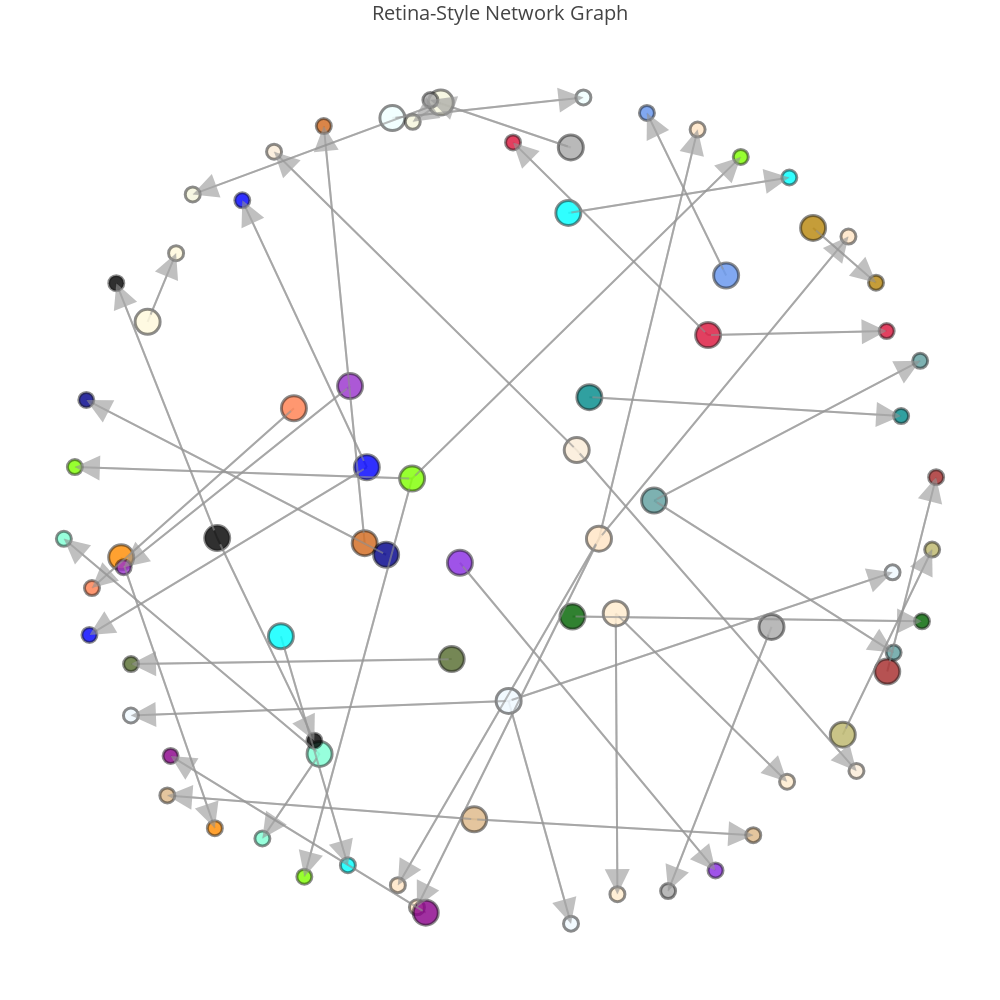

Source (notebook cell):
### Code cell
import pandas as pd
import networkx as nx
import plotly.graph_objs as go
import matplotlib.colors as mcolors
import itertools

# Assuming df is already defined and contains the data

G = nx.DiGraph()

# Build the graph
for index, row in df.iterrows():
    G.add_node(row['Main Topic'], type='Main Topic')
    G.add_node(row['Subtopic'], type='Subtopic')
    G.add_edge(row['Main Topic'], row['Subtopic'])

# Generate positions for nodes with adjusted parameters
pos = nx.spring_layout(G, iterations=100, k=1)

colors = itertools.cycle(mcolors.CSS4_COLORS)

node_colors = {}

# Assign a unique color to each connected component
for component in nx.weakly_connected_components(G):
    color = next(colors)
    for node in component:
        node_colors[node] = color

# Create edge traces for Plotly
edge_trace = []
for edge in G.edges():
    x0, y0 = pos[edge[0]]
    x1, y1 = pos[edge[1]]
    edge_trace.append(go.Scatter(
        x=[x0, x1, None],
        y=[y0, y1, None],
        line=dict(width=2, color='rgba(150, 150, 150, 0.6)'),
        hoverinfo='none',
        mode='lines'))

# Create node traces for Plotly
node_trace = go.Scatter(
    x=[],
    y=[],
    text=[],
    mode='markers',
    hoverinfo='text',
    marker=dict(
        showscale=False,
        size=[], 
        color=[],
        opacity=0.9,
        line=dict(width=3, color='rgba(0, 0, 0, 0.5)'),
        symbol='circle',
    ))

# Add the nodes and their positions to the node_trace
for node in G.nodes():
    x, y = pos[node]
    node_trace['x'] += (x,)
    node_trace['y'] += (y,)
    
    # For main topics, set the hover text with subtopics as before
    if G.nodes[node]['type'] == 'Main Topic':
        subtopics = [f"{i+1}. {n}" for i, n in enumerate(G.neighbors(node))]
        hover_text = f"{node}<br>Subtopics:<br>" + "<br>".join(subtopics)
        node_trace['text'] += (hover_text,)
    else:
        node_trace['text'] += ('',)  # Empty hover text for subtopics
    
    node_size = 25 if G.nodes[node]['type'] == 'Main Topic' else 15
    node_trace['marker']['size'] += (node_size,)
    
    node_color = mcolors.to_rgba(node_colors[node], alpha=0.9)  # Semi-transparent color
    node_trace['marker']['color'] += (f"rgba({node_color[0]*255}, {node_color[1]*255}, {node_color[2]*255}, 0.9)",)

annotations = []
for edge in G.edges():
    x0, y0 = pos[edge[0]]
    x1, y1 = pos[edge[1]]
    annotations.append(dict(
        ax=x0, ay=y0, axref='x', ayref='y',
        x=x1, y=y1, xref='x', yref='y',
        showarrow=True,
        arrowhead=2,
        arrowsize=2.5,
        arrowwidth=2,
        arrowcolor='rgba(150, 150, 150, 0.6)'
    ))

# Create and show the figure
fig = go.Figure(data=edge_trace + [node_trace],
                layout=go.Layout(
                    title='Retina-Style Network Graph',
                    titlefont_size=20,
                    showlegend=False,
                    hovermode='closest',
                    margin=dict(b=20, l=5, r=5, t=40),
                    annotations=annotations,
                    xaxis=dict(showgrid=False, zeroline=False, visible=False), 
                    yaxis=dict(showgrid=False, zeroline=False, visible=False),
                    paper_bgcolor='rgba(0,0,0,0)',
                    plot_bgcolor='rgba(0,0,0,0)',
                    width=1000,
                    height=1000
                ))

fig.show()

### Figure 1 — Plotly figure (JSON) as saved in the notebook; plotly's stock layout.template omitted (floating-point values rounded to 4 significant figures)
{"data": [{"hoverinfo": "none", "line": {"color": "rgba(150, 150, 150, 0.6)", "width": 2}, "mode": "lines", "type": "scatter", "x": [0.03598, -0.8158, null], "y": [-0.4559, -0.4903, null]}, {"hoverinfo": "none", "line": {"color": "rgba(150, 150, 150, 0.6)", "width": 2}, "mode": "lines", "type": "scatter", "x": [0.03598, 0.1766, null], "y": [-0.4559, -0.9824, null]}, {"hoverinfo": "none", "line": {"color": "rgba(150, 150, 150, 0.6)", "width": 2}, "mode": "lines", "type": "scatter", "x": [0.03598, 0.9018, null], "y": [-0.4559, -0.1518, null]}, {"hoverinfo": "none", "line": {"color": "rgba(150, 150, 150, 0.6)", "width": 2}, "mode": "lines", "type": "scatter", "x": [0.1895, -0.493, null], "y": [0.1373, 0.8429, null]}, {"hoverinfo": "none", "line": {"color": "rgba(150, 150, 150, 0.6)", "width": 2}, "mode": "lines", "type": "scatter", "x": [0.1895, 0.8203, null], "y": [0.1373, -0.6214, null]}, {"hoverinfo": "none", "line": {"color": "rgba(150, 150, 150, 0.6)", "width": 2}, "mode": "lines", "type": "scatter", "x": [-0.4776, -0.3265, null], "y": [-0.3029, -0.8443, null]}, {"hoverinfo": "none", "line": {"color": "rgba(150, 150, 150, 0.6)", "width": 2}, "mode": "lines", "type": "scatter", "x": [-0.3903, -0.967, null], "y": [-0.5811, -0.07253, null]}, {"hoverinfo": "none", "line": {"color": "rgba(150, 150, 150, 0.6)", "width": 2}, "mode": "lines", "type": "scatter", "x": [-0.3903, -0.5193, null], "y": [-0.5811, -0.7811, null]}, {"hoverinfo": "none", "line": {"color": "rgba(150, 150, 150, 0.6)", "width": 2}, "mode": "lines", "type": "scatter", "x": [-0.2262, 0.2046, null], "y": [0.9225, 0.9713, null]}, {"hoverinfo": "none", "line": {"color": "rgba(150, 150, 150, 0.6)", "width": 2}, "mode": "lines", "type": "scatter", "x": [-0.117, -0.1802, null], "y": [0.9589, 0.9136, null]}, {"hoverinfo": "none", "line": {"color": "rgba(150, 150, 150, 0.6)", "width": 2}, "mode": "lines", "type": "scatter", "x": [-0.117, -0.6764, null], "y": [0.9589, 0.7419, null]}, {"hoverinfo": "none", "line": {"color": "rgba(150, 150, 150, 0.6)", "width": 2}, "mode": "lines", "type": "scatter", "x": [0.2397, 0.8023, null], "y": [-0.0722, 0.6422, null]}, {"hoverinfo": "none", "line": {"color": "rgba(150, 150, 150, 0.6)", "width": 2}, "mode": "lines", "type": "scatter", "x": [0.2397, -0.2138, null], "y": [-0.0722, -0.8914, null]}, {"hoverinfo": "none", "line": {"color": "rgba(150, 150, 150, 0.6)", "width": 2}, "mode": "lines", "type": "scatter", "x": [0.2397, -0.1708, null], "y": [-0.0722, -0.9438, null]}, {"hoverinfo": "none", "line": {"color": "rgba(150, 150, 150, 0.6)", "width": 2}, "mode": "lines", "type": "scatter", "x": [0.2397, 0.4621, null], "y": [-0.0722, 0.8952, null]}, {"hoverinfo": "none", "line": {"color": "rgba(150, 150, 150, 0.6)", "width": 2}, "mode": "lines", "type": "scatter", "x": [-0.6212, -0.8488, null], "y": [-0.07062, 0.532, null]}, {"hoverinfo": "none", "line": {"color": "rgba(150, 150, 150, 0.6)", "width": 2}, "mode": "lines", "type": "scatter", "x": [-0.6212, -0.4022, null], "y": [-0.07062, -0.5498, null]}, {"hoverinfo": "none", "line": {"color": "rgba(150, 150, 150, 0.6)", "width": 2}, "mode": "lines", "type": "scatter", "x": [0.2775, 0.2813, null], "y": [-0.249, -0.9127, null]}, {"hoverinfo": "none", "line": {"color": "rgba(150, 150, 150, 0.6)", "width": 2}, "mode": "lines", "type": "scatter", "x": [0.2775, 0.6639, null], "y": [-0.249, -0.6467, null]}, {"hoverinfo": "none", "line": {"color": "rgba(150, 150, 150, 0.6)", "width": 2}, "mode": "lines", "type": "scatter", "x": [-0.2838, -0.5647, null], "y": [0.0967, 0.7278, null]}, {"hoverinfo": "none", "line": {"color": "rgba(150, 150, 150, 0.6)", "width": 2}, "mode": "lines", "type": "scatter", "x": [-0.2838, -0.9094, null], "y": [0.0967, -0.2998, null]}, {"hoverinfo": "none", "line": {"color": "rgba(150, 150, 150, 0.6)", "width": 2}, "mode": "lines", "type": "scatter", "x": [-0.07393, 0.5025, null], "y": [-0.1291, -0.8567, null]}, {"hoverinfo": "none", "line": {"color": "rgba(150, 150, 150, 0.6)", "width": 2}, "mode": "lines", "type": "scatter", "x": [0.8898, 1, null], "y": [-0.3864, 0.07326, null]}, {"hoverinfo": "none", "line": {"color": "rgba(150, 150, 150, 0.6)", "width": 2}, "mode": "lines", "type": "scatter", "x": [-0.04169, -0.7337, null], "y": [-0.7357, -0.6793, null]}, {"hoverinfo": "none", "line": {"color": "rgba(150, 150, 150, 0.6)", "width": 2}, "mode": "lines", "type": "scatter", "x": [-0.04169, 0.5876, null], "y": [-0.7357, -0.7731, null]}, {"hoverinfo": "none", "line": {"color": "rgba(150, 150, 150, 0.6)", "width": 2}, "mode": "lines", "type": "scatter", "x": [0.3639, 0.9041, null], "y": [0.01802, -0.3416, null]}, {"hoverinfo": "none", "line": {"color": "rgba(150, 150, 150, 0.6)", "width": 2}, "mode": "lines", "type": "scatter", "x": [0.3639, 0.964, null], "y": [0.01802, 0.3485, null]}, {"hoverinfo": "none", "line": {"color": "rgba(150, 150, 150, 0.6)", "width": 2}, "mode": "lines", "type": "scatter", "x": [-0.1817, -0.9422, null], "y": [0.07003, 0.09721, null]}, {"hoverinfo": "none", "line": {"color": "rgba(150, 150, 150, 0.6)", "width": 2}, "mode": "lines", "type": "scatter", "x": [-0.1817, 0.5595, null], "y": [0.07003, 0.8306, null]}, {"hoverinfo": "none", "line": {"color": "rgba(150, 150, 150, 0.6)", "width": 2}, "mode": "lines", "type": "scatter", "x": [-0.1817, -0.4247, null], "y": [0.07003, -0.8713, null]}, {"hoverinfo": "none", "line": {"color": "rgba(150, 150, 150, 0.6)", "width": 2}, "mode": "lines", "type": "scatter", "x": [-0.2886, -0.3809, null], "y": [-0.08269, 0.9035, null]}, {"hoverinfo": "none", "line": {"color": "rgba(150, 150, 150, 0.6)", "width": 2}, "mode": "lines", "type": "scatter", "x": [-0.4482, -0.9037, null], "y": [0.2363, -0.189, null]}, {"hoverinfo": "none", "line": {"color": "rgba(150, 150, 150, 0.6)", "width": 2}, "mode": "lines", "type": "scatter", "x": [0.5264, 0.3479, null], "y": [0.5501, 0.9345, null]}, {"hoverinfo": "none", "line": {"color": "rgba(150, 150, 150, 0.6)", "width": 2}, "mode": "lines", "type": "scatter", "x": [-0.7782, -0.7139, null], "y": [0.4407, 0.6029, null]}, {"hoverinfo": "none", "line": {"color": "rgba(150, 150, 150, 0.6)", "width": 2}, "mode": "lines", "type": "scatter", "x": [0.4858, 0.8885, null], "y": [0.4092, 0.4187, null]}, {"hoverinfo": "none", "line": {"color": "rgba(150, 150, 150, 0.6)", "width": 2}, "mode": "lines", "type": "scatter", "x": [0.4858, 0.04592, null], "y": [0.4092, 0.8649, null]}, {"hoverinfo": "none", "line": {"color": "rgba(150, 150, 150, 0.6)", "width": 2}, "mode": "lines", "type": "scatter", "x": [0.1706, 0.669, null], "y": [0.698, 0.7819, null]}, {"hoverinfo": "none", "line": {"color": "rgba(150, 150, 150, 0.6)", "width": 2}, "mode": "lines", "type": "scatter", "x": [-0.2403, -0.9164, null], "y": [-0.1102, 0.2558, null]}, {"hoverinfo": "none", "line": {"color": "rgba(150, 150, 150, 0.6)", "width": 2}, "mode": "lines", "type": "scatter", "x": [0.218, 0.9211, null], "y": [0.2625, 0.2178, null]}, {"hoverinfo": "none", "line": {"color": "rgba(150, 150, 150, 0.6)", "width": 2}, "mode": "lines", "type": "scatter", "x": [0.7226, 0.8644, null], "y": [0.6626, 0.5331, null]}, {"hoverinfo": "none", "line": {"color": "rgba(150, 150, 150, 0.6)", "width": 2}, "mode": "lines", "type": "scatter", "x": [0.1762, -0.1405, null], "y": [0.8529, 0.9652, null]}, {"hoverinfo": "none", "line": {"color": "rgba(150, 150, 150, 0.6)", "width": 2}, "mode": "lines", "type": "scatter", "x": [0.1799, 0.9681, null], "y": [-0.2563, -0.2675, null]}, {"hoverinfo": "none", "line": {"color": "rgba(150, 150, 150, 0.6)", "width": 2}, "mode": "lines", "type": "scatter", "x": [0.6288, 0.3956, null], "y": [-0.2809, -0.9055, null]}, {"hoverinfo": "none", "line": {"color": "rgba(150, 150, 150, 0.6)", "width": 2}, "mode": "lines", "type": "scatter", "x": [0.7895, 0.991, null], "y": [-0.5356, -0.09783, null]}, {"hoverinfo": "none", "line": {"color": "rgba(150, 150, 150, 0.6)", "width": 2}, "mode": "lines", "type": "scatter", "x": [-0.1509, -0.7264, null], "y": [-0.9565, -0.5858, null]}, {"hoverinfo": "none", "line": {"color": "rgba(150, 150, 150, 0.6)", "width": 2}, "mode": "lines", "type": "scatter", "x": [-0.09241, -0.8156, null], "y": [-0.3569, -0.3686, null]}, {"hoverinfo": "none", "line": {"color": "rgba(150, 150, 150, 0.6)", "width": 2}, "mode": "lines", "type": "scatter", "x": [-0.8378, -0.6266, null], "y": [-0.1163, -0.7566, null]}, {"hoverinfo": "none", "line": {"color": "rgba(150, 150, 150, 0.6)", "width": 2}, "mode": "lines", "type": "scatter", "x": [-0.3216, -0.8322, null], "y": [0.2886, -0.1397, null]}, {"hoverinfo": "text", "marker": {"color": ["rgba(240.0, 248.0, 255.0, 0.9)", "rgba(240.0, 248.0, 255.0, 0.9)", "rgba(240.0, 248.0, 255.0, 0.9)", "rgba(240.0, 248.0, 255.0, 0.9)", "rgba(250.0, 235.0, 215.0, 0.9)", "rgba(250.0, 235.0, 215.0, 0.9)", "rgba(250.0, 235.0, 215.0, 0.9)", "rgba(0.0, 255.0, 255.0, 0.9)", "rgba(0.0, 255.0, 255.0, 0.9)", "rgba(127.0, 255.0, 212.0, 0.9)", "rgba(127.0, 255.0, 212.0, 0.9)", "rgba(127.0, 255.0, 212.0, 0.9)", "rgba(240.0, 255.0, 255.0, 0.9)", "rgba(240.0, 255.0, 255.0, 0.9)", "rgba(245.0, 245.0, 220.0, 0.9)", "rgba(245.0, 245.0, 220.0, 0.9)", "rgba(245.0, 245.0, 220.0, 0.9)", "rgba(255.0, 228.0, 196.0, 0.9)", "rgba(255.0, 228.0, 196.0, 0.9)", "rgba(255.0, 228.0, 196.0, 0.9)", "rgba(0.0, 0.0, 0.0, 0.9)", "rgba(0.0, 0.0, 0.0, 0.9)", "rgba(0.0, 0.0, 0.0, 0.9)", "rgba(255.0, 235.0, 205.0, 0.9)", "rgba(255.0, 235.0, 205.0, 0.9)", "rgba(255.0, 235.0, 205.0, 0.9)", "rgba(0.0, 0.0, 255.0, 0.9)", "rgba(0.0, 0.0, 255.0, 0.9)", "rgba(0.0, 0.0, 255.0, 0.9)", "rgba(138.0, 43.0, 226.0, 0.9)", "rgba(138.0, 43.0, 226.0, 0.9)", "rgba(165.0, 42.0, 42.0, 0.9)", "rgba(165.0, 42.0, 42.0, 0.9)", "rgba(222.0, 184.0, 135.0, 0.9)", "rgba(222.0, 184.0, 135.0, 0.9)", "rgba(222.0, 184.0, 135.0, 0.9)", "rgba(95.0, 158.0, 160.0, 0.9)", "rgba(95.0, 158.0, 160.0, 0.9)", "rgba(95.0, 158.0, 160.0, 0.9)", "rgba(127.0, 255.0, 0.0, 0.9)", "rgba(127.0, 255.0, 0.0, 0.9)", "rgba(255.0, 228.0, 196.0, 0.9)", "rgba(127.0, 255.0, 0.0, 0.9)", "rgba(210.0, 105.0, 30.0, 0.9)", "rgba(210.0, 105.0, 30.0, 0.9)", "rgba(255.0, 127.0, 80.0, 0.9)", "rgba(255.0, 127.0, 80.0, 0.9)", "rgba(100.0, 149.0, 237.0, 0.9)", "rgba(100.0, 149.0, 237.0, 0.9)", "rgba(255.0, 248.0, 220.0, 0.9)", "rgba(255.0, 248.0, 220.0, 0.9)", "rgba(220.0, 20.0, 60.0, 0.9)", "rgba(220.0, 20.0, 60.0, 0.9)", "rgba(220.0, 20.0, 60.0, 0.9)", "rgba(0.0, 255.0, 255.0, 0.9)", "rgba(0.0, 255.0, 255.0, 0.9)", "rgba(0.0, 0.0, 139.0, 0.9)", "rgba(0.0, 0.0, 139.0, 0.9)", "rgba(255.0, 228.0, 196.0, 0.9)", "rgba(0.0, 139.0, 139.0, 0.9)", "rgba(0.0, 139.0, 139.0, 0.9)", "rgba(184.0, 134.0, 11.0, 0.9)", "rgba(184.0, 134.0, 11.0, 0.9)", "rgba(169.0, 169.0, 169.0, 0.9)", "rgba(169.0, 169.0, 169.0, 0.9)", "rgba(0.0, 100.0, 0.0, 0.9)", "rgba(0.0, 100.0, 0.0, 0.9)", "rgba(169.0, 169.0, 169.0, 0.9)", "rgba(169.0, 169.0, 169.0, 0.9)", "rgba(189.0, 183.0, 107.0, 0.9)", "rgba(189.0, 183.0, 107.0, 0.9)", "rgba(139.0, 0.0, 139.0, 0.9)", "rgba(139.0, 0.0, 139.0, 0.9)", "rgba(85.0, 107.0, 47.0, 0.9)", "rgba(85.0, 107.0, 47.0, 0.9)", "rgba(127.0, 255.0, 0.0, 0.9)", "rgba(255.0, 140.0, 0.0, 0.9)", "rgba(255.0, 140.0, 0.0, 0.9)", "rgba(153.0, 50.0, 204.0, 0.9)", "rgba(153.0, 50.0, 204.0, 0.9)"], "line": {"color": "rgba(0, 0, 0, 0.5)", "width": 3}, "opacity": 0.9, "showscale": false, "size": [25, 15, 15, 15, 25, 15, 15, 25, 15, 25, 15, 15, 25, 15, 25, 15, 15, 25, 15, 15, 25, 15, 15, 25, 15, 15, 25, 15, 15, 25, 15, 25, 15, 25, 15, 15, 25, 15, 15, 25, 15, 15, 15, 25, 15, 25, 15, 25, 15, 25, 15, 25, 15, 15, 25, 15, 25, 15, 15, 25, 15, 25, 15, 25, 15, 25, 15, 25, 15, 25, 15, 25, 15, 25, 15, 15, 25, 15, 25, 15], "symbol": "circle"}, "mode": "markers", "text": ["Brain Metastasis<br>Subtopics:<br>1. Overall Survival<br>2. Local Control<br>3. Distant Brain Control", "", "", "", "Radiotherapy<br>Subtopics:<br>1. WBRT vs Stereotactic<br>2. Postoperative Targeted Radiotherapy", "", "", "Left-sided Breast Cancer<br>Subtopics:<br>1. DIBH Benefits", "", "DIBH<br>Subtopics:<br>1. Heart and Lung Dose Reduction<br>2. Cardiac Substructures", "", "", "Dosimetry<br>Subtopics:<br>1. MLC Adjustment", "", "PDIP-AAA<br>Subtopics:<br>1. Treatment Plan Accuracy<br>2. Gamma Passing Rates", "", "", "NSCLC<br>Subtopics:<br>1. Atezolizumab and Varlilumab<br>2. Palliative Radiation<br>3. Cardiac Metastasis<br>4. Proximity to Healthcare", "", "", "TASK-3 Channel<br>Subtopics:<br>1. Anesthetics<br>2. Ovarian Cancer", "", "", "HRQoL<br>Subtopics:<br>1. Rectal Cancer Treatment<br>2. Psychosocial Factors", "", "", "TyG Index<br>Subtopics:<br>1. Mortality in ICU<br>2. Insulin Resistance", "", "", "Radiomics<br>Subtopics:<br>1. HER2-low vs HER2-positive BC", "", "Machine Learning<br>Subtopics:<br>1. Breast Cancer Diagnosis", "", "FASN<br>Subtopics:<br>1. Tumor Development<br>2. Immunotherapy", "", "", "Lipoedema<br>Subtopics:<br>1. Tumescent Liposuction<br>2. Quality of Life", "", "", "Breast Cancer<br>Subtopics:<br>1. Heart Failure Risk<br>2. Heart Failure Inpatients<br>3. Screen-Detected vs Non-Screen-Detected", "", "", "", "Fibroblasts<br>Subtopics:<br>1. Esophageal Cancer", "", "Cellular Senescence<br>Subtopics:<br>1. Metformin", "", "Pancreatic Cancer<br>Subtopics:<br>1. SCP Characteristics", "", "SCP<br>Subtopics:<br>1. Molecular Alterations", "", "HCC<br>Subtopics:<br>1. CANX Regulation<br>2. DHA Inhibition", "", "", "Psychosocial Interventions<br>Subtopics:<br>1. Sexual Health in Pelvic Cancer", "", "Older Breast Cancer Patients<br>Subtopics:<br>1. Clinical Trials", "", "", "PCM4EU and PRIME-ROSE<br>Subtopics:<br>1. Precision Cancer Medicine", "", "Methylphenidate<br>Subtopics:<br>1. Cancer-Related Fatigue", "", "CGP<br>Subtopics:<br>1. Precision Cancer Medicine in Hungary", "", "Prostate Cancer<br>Subtopics:<br>1. Older Men Treatments", "", "Cancer Survivors<br>Subtopics:<br>1. Late Effects Management", "", "SMNs<br>Subtopics:<br>1. Risk Based on First Primary Cancer", "", "MOST Trials<br>Subtopics:<br>1. Personalized Medicine", "", "GIST<br>Subtopics:<br>1. Imatinib Discontinuation", "", "", "Parent Psychological Distress<br>Subtopics:<br>1. Parenting Concerns and Cancer", "", "CIPN<br>Subtopics:<br>1. NfL and GFAP Biomarkers", ""], "type": "scatter", "x": [0.03598, -0.8158, 0.1766, 0.9018, 0.1895, -0.493, 0.8203, -0.4776, -0.3265, -0.3903, -0.967, -0.5193, -0.2262, 0.2046, -0.117, -0.1802, -0.6764, 0.2397, 0.8023, -0.2138, -0.6212, -0.8488, -0.4022, 0.2775, 0.2813, 0.6639, -0.2838, -0.5647, -0.9094, -0.07393, 0.5025, 0.8898, 1, -0.04169, -0.7337, 0.5876, 0.3639, 0.9041, 0.964, -0.1817, -0.9422, -0.1708, 0.5595, -0.2886, -0.3809, -0.4482, -0.9037, 0.5264, 0.3479, -0.7782, -0.7139, 0.4858, 0.8885, 0.04592, 0.1706, 0.669, -0.2403, -0.9164, 0.4621, 0.218, 0.9211, 0.7226, 0.8644, 0.1762, -0.1405, 0.1799, 0.9681, 0.6288, 0.3956, 0.7895, 0.991, -0.1509, -0.7264, -0.09241, -0.8156, -0.4247, -0.8378, -0.6266, -0.3216, -0.8322], "y": [-0.4559, -0.4903, -0.9824, -0.1518, 0.1373, 0.8429, -0.6214, -0.3029, -0.8443, -0.5811, -0.07253, -0.7811, 0.9225, 0.9713, 0.9589, 0.9136, 0.7419, -0.0722, 0.6422, -0.8914, -0.07062, 0.532, -0.5498, -0.249, -0.9127, -0.6467, 0.0967, 0.7278, -0.2998, -0.1291, -0.8567, -0.3864, 0.07326, -0.7357, -0.6793, -0.7731, 0.01802, -0.3416, 0.3485, 0.07003, 0.09721, -0.9438, 0.8306, -0.08269, 0.9035, 0.2363, -0.189, 0.5501, 0.9345, 0.4407, 0.6029, 0.4092, 0.4187, 0.8649, 0.698, 0.7819, -0.1102, 0.2558, 0.8952, 0.2625, 0.2178, 0.6626, 0.5331, 0.8529, 0.9652, -0.2563, -0.2675, -0.2809, -0.9055, -0.5356, -0.09783, -0.9565, -0.5858, -0.3569, -0.3686, -0.8713, -0.1163, -0.7566, 0.2886, -0.1397]}], "layout": {"annotations": [{"arrowcolor": "rgba(150, 150, 150, 0.6)", "arrowhead": 2, "arrowsize": 2.5, "arrowwidth": 2, "ax": 0.03598, "axref": "x", "ay": -0.4559, "ayref": "y", "showarrow": true, "x": -0.8158, "xref": "x", "y": -0.4903, "yref": "y"}, {"arrowcolor": "rgba(150, 150, 150, 0.6)", "arrowhead": 2, "arrowsize": 2.5, "arrowwidth": 2, "ax": 0.03598, "axref": "x", "ay": -0.4559, "ayref": "y", "showarrow": true, "x": 0.1766, "xref": "x", "y": -0.9824, "yref": "y"}, {"arrowcolor": "rgba(150, 150, 150, 0.6)", "arrowhead": 2, "arrowsize": 2.5, "arrowwidth": 2, "ax": 0.03598, "axref": "x", "ay": -0.4559, "ayref": "y", "showarrow": true, "x": 0.9018, "xref": "x", "y": -0.1518, "yref": "y"}, {"arrowcolor": "rgba(150, 150, 150, 0.6)", "arrowhead": 2, "arrowsize": 2.5, "arrowwidth": 2, "ax": 0.1895, "axref": "x", "ay": 0.1373, "ayref": "y", "showarrow": true, "x": -0.493, "xref": "x", "y": 0.8429, "yref": "y"}, {"arrowcolor": "rgba(150, 150, 150, 0.6)", "arrowhead": 2, "arrowsize": 2.5, "arrowwidth": 2, "ax": 0.1895, "axref": "x", "ay": 0.1373, "ayref": "y", "showarrow": true, "x": 0.8203, "xref": "x", "y": -0.6214, "yref": "y"}, {"arrowcolor": "rgba(150, 150, 150, 0.6)", "arrowhead": 2, "arrowsize": 2.5, "arrowwidth": 2, "ax": -0.4776, "axref": "x", "ay": -0.3029, "ayref": "y", "showarrow": true, "x": -0.3265, "xref": "x", "y": -0.8443, "yref": "y"}, {"arrowcolor": "rgba(150, 150, 150, 0.6)", "arrowhead": 2, "arrowsize": 2.5, "arrowwidth": 2, "ax": -0.3903, "axref": "x", "ay": -0.5811, "ayref": "y", "showarrow": true, "x": -0.967, "xref": "x", "y": -0.07253, "yref": "y"}, {"arrowcolor": "rgba(150, 150, 150, 0.6)", "arrowhead": 2, "arrowsize": 2.5, "arrowwidth": 2, "ax": -0.3903, "axref": "x", "ay": -0.5811, "ayref": "y", "showarrow": true, "x": -0.5193, "xref": "x", "y": -0.7811, "yref": "y"}, {"arrowcolor": "rgba(150, 150, 150, 0.6)", "arrowhead": 2, "arrowsize": 2.5, "arrowwidth": 2, "ax": -0.2262, "axref": "x", "ay": 0.9225, "ayref": "y", "showarrow": true, "x": 0.2046, "xref": "x", "y": 0.9713, "yref": "y"}, {"arrowcolor": "rgba(150, 150, 150, 0.6)", "arrowhead": 2, "arrowsize": 2.5, "arrowwidth": 2, "ax": -0.117, "axref": "x", "ay": 0.9589, "ayref": "y", "showarrow": true, "x": -0.1802, "xref": "x", "y": 0.9136, "yref": "y"}, {"arrowcolor": "rgba(150, 150, 150, 0.6)", "arrowhead": 2, "arrowsize": 2.5, "arrowwidth": 2, "ax": -0.117, "axref": "x", "ay": 0.9589, "ayref": "y", "showarrow": true, "x": -0.6764, "xref": "x", "y": 0.7419, "yref": "y"}, {"arrowcolor": "rgba(150, 150, 150, 0.6)", "arrowhead": 2, "arrowsize": 2.5, "arrowwidth": 2, "ax": 0.2397, "axref": "x", "ay": -0.0722, "ayref": "y", "showarrow": true, "x": 0.8023, "xref": "x", "y": 0.6422, "yref": "y"}, {"arrowcolor": "rgba(150, 150, 150, 0.6)", "arrowhead": 2, "arrowsize": 2.5, "arrowwidth": 2, "ax": 0.2397, "axref": "x", "ay": -0.0722, "ayref": "y", "showarrow": true, "x": -0.2138, "xref": "x", "y": -0.8914, "yref": "y"}, {"arrowcolor": "rgba(150, 150, 150, 0.6)", "arrowhead": 2, "arrowsize": 2.5, "arrowwidth": 2, "ax": 0.2397, "axref": "x", "ay": -0.0722, "ayref": "y", "showarrow": true, "x": -0.1708, "xref": "x", "y": -0.9438, "yref": "y"}, {"arrowcolor": "rgba(150, 150, 150, 0.6)", "arrowhead": 2, "arrowsize": 2.5, "arrowwidth": 2, "ax": 0.2397, "axref": "x", "ay": -0.0722, "ayref": "y", "showarrow": true, "x": 0.4621, "xref": "x", "y": 0.8952, "yref": "y"}, {"arrowcolor": "rgba(150, 150, 150, 0.6)", "arrowhead": 2, "arrowsize": 2.5, "arrowwidth": 2, "ax": -0.6212, "axref": "x", "ay": -0.07062, "ayref": "y", "showarrow": true, "x": -0.8488, "xref": "x", "y": 0.532, "yref": "y"}, {"arrowcolor": "rgba(150, 150, 150, 0.6)", "arrowhead": 2, "arrowsize": 2.5, "arrowwidth": 2, "ax": -0.6212, "axref": "x", "ay": -0.07062, "ayref": "y", "showarrow": true, "x": -0.4022, "xref": "x", "y": -0.5498, "yref": "y"}, {"arrowcolor": "rgba(150, 150, 150, 0.6)", "arrowhead": 2, "arrowsize": 2.5, "arrowwidth": 2, "ax": 0.2775, "axref": "x", "ay": -0.249, "ayref": "y", "showarrow": true, "x": 0.2813, "xref": "x", "y": -0.9127, "yref": "y"}, {"arrowcolor": "rgba(150, 150, 150, 0.6)", "arrowhead": 2, "arrowsize": 2.5, "arrowwidth": 2, "ax": 0.2775, "axref": "x", "ay": -0.249, "ayref": "y", "showarrow": true, "x": 0.6639, "xref": "x", "y": -0.6467, "yref": "y"}, {"arrowcolor": "rgba(150, 150, 150, 0.6)", "arrowhead": 2, "arrowsize": 2.5, "arrowwidth": 2, "ax": -0.2838, "axref": "x", "ay": 0.0967, "ayref": "y", "showarrow": true, "x": -0.5647, "xref": "x", "y": 0.7278, "yref": "y"}, {"arrowcolor": "rgba(150, 150, 150, 0.6)", "arrowhead": 2, "arrowsize": 2.5, "arrowwidth": 2, "ax": -0.2838, "axref": "x", "ay": 0.0967, "ayref": "y", "showarrow": true, "x": -0.9094, "xref": "x", "y": -0.2998, "yref": "y"}, {"arrowcolor": "rgba(150, 150, 150, 0.6)", "arrowhead": 2, "arrowsize": 2.5, "arrowwidth": 2, "ax": -0.07393, "axref": "x", "ay": -0.1291, "ayref": "y", "showarrow": true, "x": 0.5025, "xref": "x", "y": -0.8567, "yref": "y"}, {"arrowcolor": "rgba(150, 150, 150, 0.6)", "arrowhead": 2, "arrowsize": 2.5, "arrowwidth": 2, "ax": 0.8898, "axref": "x", "ay": -0.3864, "ayref": "y", "showarrow": true, "x": 1, "xref": "x", "y": 0.07326, "yref": "y"}, {"arrowcolor": "rgba(150, 150, 150, 0.6)", "arrowhead": 2, "arrowsize": 2.5, "arrowwidth": 2, "ax": -0.04169, "axref": "x", "ay": -0.7357, "ayref": "y", "showarrow": true, "x": -0.7337, "xref": "x", "y": -0.6793, "yref": "y"}, {"arrowcolor": "rgba(150, 150, 150, 0.6)", "arrowhead": 2, "arrowsize": 2.5, "arrowwidth": 2, "ax": -0.04169, "axref": "x", "ay": -0.7357, "ayref": "y", "showarrow": true, "x": 0.5876, "xref": "x", "y": -0.7731, "yref": "y"}, {"arrowcolor": "rgba(150, 150, 150, 0.6)", "arrowhead": 2, "arrowsize": 2.5, "arrowwidth": 2, "ax": 0.3639, "axref": "x", "ay": 0.01802, "ayref": "y", "showarrow": true, "x": 0.9041, "xref": "x", "y": -0.3416, "yref": "y"}, {"arrowcolor": "rgba(150, 150, 150, 0.6)", "arrowhead": 2, "arrowsize": 2.5, "arrowwidth": 2, "ax": 0.3639, "axref": "x", "ay": 0.01802, "ayref": "y", "showarrow": true, "x": 0.964, "xref": "x", "y": 0.3485, "yref": "y"}, {"arrowcolor": "rgba(150, 150, 150, 0.6)", "arrowhead": 2, "arrowsize": 2.5, "arrowwidth": 2, "ax": -0.1817, "axref": "x", "ay": 0.07003, "ayref": "y", "showarrow": true, "x": -0.9422, "xref": "x", "y": 0.09721, "yref": "y"}, {"arrowcolor": "rgba(150, 150, 150, 0.6)", "arrowhead": 2, "arrowsize": 2.5, "arrowwidth": 2, "ax": -0.1817, "axref": "x", "ay": 0.07003, "ayref": "y", "showarrow": true, "x": 0.5595, "xref": "x", "y": 0.8306, "yref": "y"}, {"arrowcolor": "rgba(150, 150, 150, 0.6)", "arrowhead": 2, "arrowsize": 2.5, "arrowwidth": 2, "ax": -0.1817, "axref": "x", "ay": 0.07003, "ayref": "y", "showarrow": true, "x": -0.4247, "xref": "x", "y": -0.8713, "yref": "y"}, {"arrowcolor": "rgba(150, 150, 150, 0.6)", "arrowhead": 2, "arrowsize": 2.5, "arrowwidth": 2, "ax": -0.2886, "axref": "x", "ay": -0.08269, "ayref": "y", "showarrow": true, "x": -0.3809, "xref": "x", "y": 0.9035, "yref": "y"}, {"arrowcolor": "rgba(150, 150, 150, 0.6)", "arrowhead": 2, "arrowsize": 2.5, "arrowwidth": 2, "ax": -0.4482, "axref": "x", "ay": 0.2363, "ayref": "y", "showarrow": true, "x": -0.9037, "xref": "x", "y": -0.189, "yref": "y"}, {"arrowcolor": "rgba(150, 150, 150, 0.6)", "arrowhead": 2, "arrowsize": 2.5, "arrowwidth": 2, "ax": 0.5264, "axref": "x", "ay": 0.5501, "ayref": "y", "showarrow": true, "x": 0.3479, "xref": "x", "y": 0.9345, "yref": "y"}, {"arrowcolor": "rgba(150, 150, 150, 0.6)", "arrowhead": 2, "arrowsize": 2.5, "arrowwidth": 2, "ax": -0.7782, "axref": "x", "ay": 0.4407, "ayref": "y", "showarrow": true, "x": -0.7139, "xref": "x", "y": 0.6029, "yref": "y"}, {"arrowcolor": "rgba(150, 150, 150, 0.6)", "arrowhead": 2, "arrowsize": 2.5, "arrowwidth": 2, "ax": 0.4858, "axref": "x", "ay": 0.4092, "ayref": "y", "showarrow": true, "x": 0.8885, "xref": "x", "y": 0.4187, "yref": "y"}, {"arrowcolor": "rgba(150, 150, 150, 0.6)", "arrowhead": 2, "arrowsize": 2.5, "arrowwidth": 2, "ax": 0.4858, "axref": "x", "ay": 0.4092, "ayref": "y", "showarrow": true, "x": 0.04592, "xref": "x", "y": 0.8649, "yref": "y"}, {"arrowcolor": "rgba(150, 150, 150, 0.6)", "arrowhead": 2, "arrowsize": 2.5, "arrowwidth": 2, "ax": 0.1706, "axref": "x", "ay": 0.698, "ayref": "y", "showarrow": true, "x": 0.669, "xref": "x", "y": 0.7819, "yref": "y"}, {"arrowcolor": "rgba(150, 150, 150, 0.6)", "arrowhead": 2, "arrowsize": 2.5, "arrowwidth": 2, "ax": -0.2403, "axref": "x", "ay": -0.1102, "ayref": "y", "showarrow": true, "x": -0.9164, "xref": "x", "y": 0.2558, "yref": "y"}, {"arrowcolor": "rgba(150, 150, 150, 0.6)", "arrowhead": 2, "arrowsize": 2.5, "arrowwidth": 2, "ax": 0.218, "axref": "x", "ay": 0.2625, "ayref": "y", "showarrow": true, "x": 0.9211, "xref": "x", "y": 0.2178, "yref": "y"}, {"arrowcolor": "rgba(150, 150, 150, 0.6)", "arrowhead": 2, "arrowsize": 2.5, "arrowwidth": 2, "ax": 0.7226, "axref": "x", "ay": 0.6626, "ayref": "y", "showarrow": true, "x": 0.8644, "xref": "x", "y": 0.5331, "yref": "y"}, {"arrowcolor": "rgba(150, 150, 150, 0.6)", "arrowhead": 2, "arrowsize": 2.5, "arrowwidth": 2, "ax": 0.1762, "axref": "x", "ay": 0.8529, "ayref": "y", "showarrow": true, "x": -0.1405, "xref": "x", "y": 0.9652, "yref": "y"}, {"arrowcolor": "rgba(150, 150, 150, 0.6)", "arrowhead": 2, "arrowsize": 2.5, "arrowwidth": 2, "ax": 0.1799, "axref": "x", "ay": -0.2563, "ayref": "y", "showarrow": true, "x": 0.9681, "xref": "x", "y": -0.2675, "yref": "y"}, {"arrowcolor": "rgba(150, 150, 150, 0.6)", "arrowhead": 2, "arrowsize": 2.5, "arrowwidth": 2, "ax": 0.6288, "axref": "x", "ay": -0.2809, "ayref": "y", "showarrow": true, "x": 0.3956, "xref": "x", "y": -0.9055, "yref": "y"}, {"arrowcolor": "rgba(150, 150, 150, 0.6)", "arrowhead": 2, "arrowsize": 2.5, "arrowwidth": 2, "ax": 0.7895, "axref": "x", "ay": -0.5356, "ayref": "y", "showarrow": true, "x": 0.991, "xref": "x", "y": -0.09783, "yref": "y"}, {"arrowcolor": "rgba(150, 150, 150, 0.6)", "arrowhead": 2, "arrowsize": 2.5, "arrowwidth": 2, "ax": -0.1509, "axref": "x", "ay": -0.9565, "ayref": "y", "showarrow": true, "x": -0.7264, "xref": "x", "y": -0.5858, "yref": "y"}, {"arrowcolor": "rgba(150, 150, 150, 0.6)", "arrowhead": 2, "arrowsize": 2.5, "arrowwidth": 2, "ax": -0.09241, "axref": "x", "ay": -0.3569, "ayref": "y", "showarrow": true, "x": -0.8156, "xref": "x", "y": -0.3686, "yref": "y"}, {"arrowcolor": "rgba(150, 150, 150, 0.6)", "arrowhead": 2, "arrowsize": 2.5, "arrowwidth": 2, "ax": -0.8378, "axref": "x", "ay": -0.1163, "ayref": "y", "showarrow": true, "x": -0.6266, "xref": "x", "y": -0.7566, "yref": "y"}, {"arrowcolor": "rgba(150, 150, 150, 0.6)", "arrowhead": 2, "arrowsize": 2.5, "arrowwidth": 2, "ax": -0.3216, "axref": "x", "ay": 0.2886, "ayref": "y", "showarrow": true, "x": -0.8322, "xref": "x", "y": -0.1397, "yref": "y"}], "height": 1000, "hovermode": "closest", "margin": {"b": 20, "l": 5, "r": 5, "t": 40}, "paper_bgcolor": "rgba(0,0,0,0)", "plot_bgcolor": "rgba(0,0,0,0)", "showlegend": false, "title": {"font": {"size": 20}, "text": "Retina-Style Network Graph"}, "width": 1000, "xaxis": {"showgrid": false, "visible": false, "zeroline": false}, "yaxis": {"showgrid": false, "visible": false, "zeroline": false}}}
